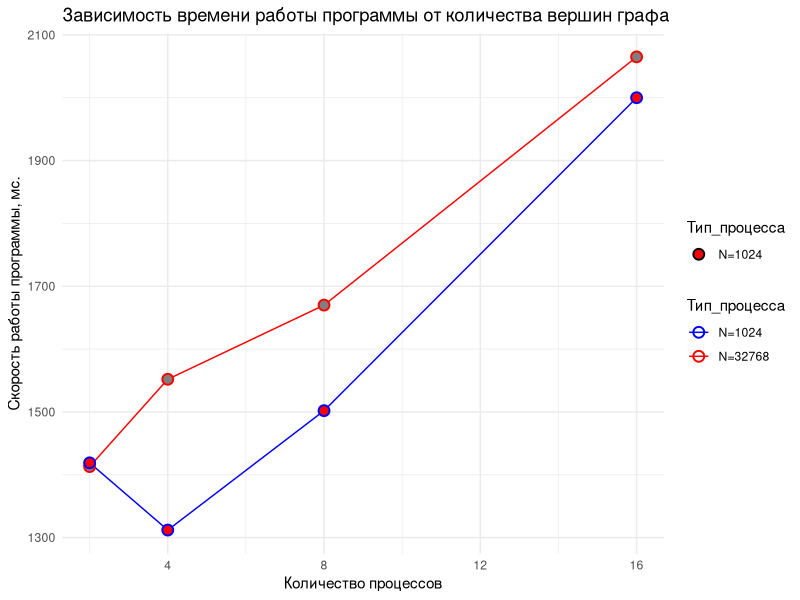

Reproduce this figure in R.
library(ggplot2)

data <- data.frame(
  Кол_процессов = c(16, 8, 4, 2, 16, 8, 4, 2),
  Скорость_работы = c(2065, 1670, 1552, 1413, 2000, 1502, 1312, 1419),
  Тип_процесса = factor(rep(c("N=32768", "N=1024"), each = 4))
)

ggplot(data, aes(x = Кол_процессов, y = Скорость_работы, color = Тип_процесса)) +
  geom_line() +
  geom_point(size = 3, shape = 21, stroke = 1, aes(fill = Тип_процесса)) +
  labs(
    x = "Количество процессов",
    y = "Скорость работы программы, мс.",
    title = "Зависимость времени работы программы от количества вершин графа"
  ) +
  scale_color_manual(values = c("N=32768" = "red", "N=1024" = "blue")) +
  scale_fill_manual(values = c("N=1024" = "red", "N=1024" = "blue")) +
  #scale_y_continuous(breaks = seq(0, 110, by = 5), minor_breaks = seq(0, 110, by = 5)) +
  theme_minimal()